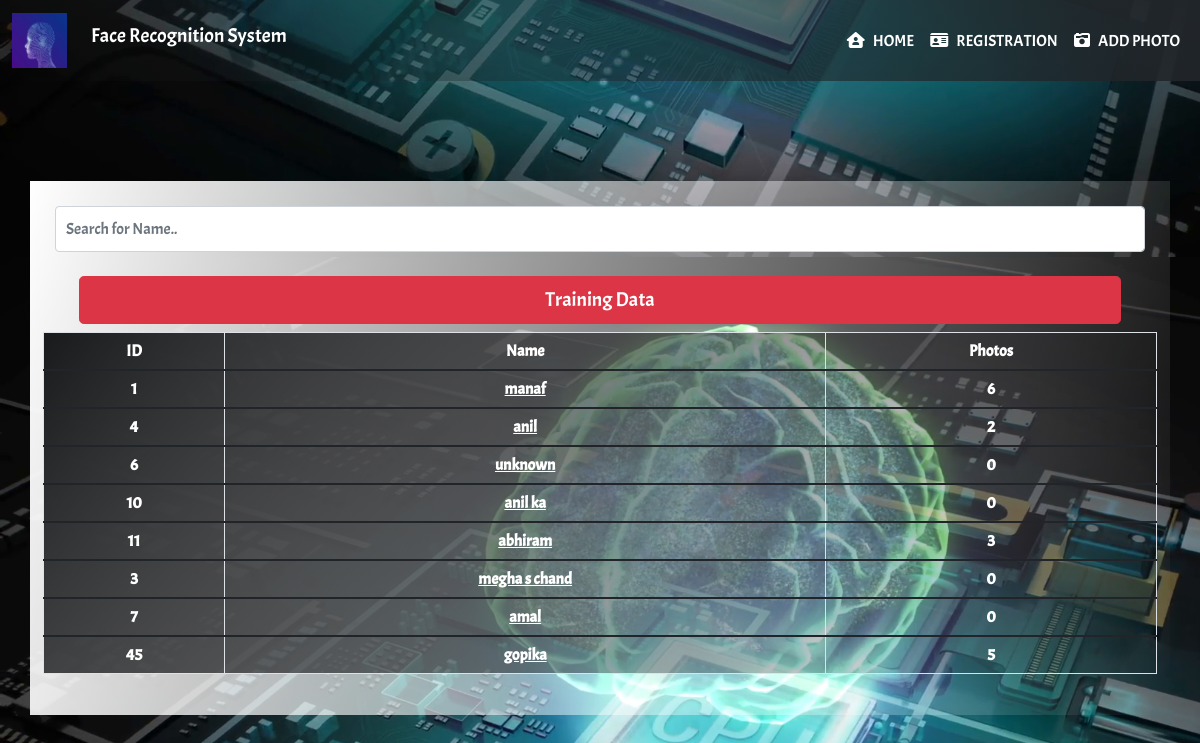
Screenshot of /add_photos with the database file from the repository.
### test_app/models.py (models this page shows, shortened)
class Employee(models.Model):
	id = models.CharField(primary_key=True, max_length=10)
	name = models.CharField(max_length=50)
	gender = models.CharField(max_length=50, choices=sex_choice,blank=True,null=True)
	photo = models.ImageField(upload_to='test_app/facerec/detected/', blank=True, null=True)
	def num_photos(self):
		try:
			DIR = f"test_app/facerec/dataset/{self.name}_{self.id}"
			img_count = len(os.listdir(DIR))
			return img_count
		except:
			return 0

### test_app/views.py (the view)
# urls.py: path('add_photos', views.add_photos, name='add_photos'),
def add_photos(request):
	emp_list = Employee.objects.all()
	return render(request, 'add_photos.html', {'emp_list': emp_list})

### templates/add_photos.html (shortened to what this page needs)
<html lang="en">
<head>
  <link href="https://cdn.jsdelivr.net/npm/bootstrap@5.1.3/dist/css/bootstrap.min.css" rel="stylesheet">
	 <link href="https://cdnjs.cloudflare.com/ajax/libs/font-awesome/6.1.1/css/all.min.css" rel="stylesheet">
	   <link href="https://cdnjs.cloudflare.com/ajax/libs/font-awesome/6.1.1/css/all.min.css" rel="stylesheet">
</head>
</head>
{% block content %}
<body style="background-image:url('static/img/slider2.png')">
<nav class="navbar navbar-expand-lg bg-dark navbar-dark">
  <div class="container-fluid">
    <a class="navbar-brand" href="#"><img src="static/img/logo.jpg" width="55px" height="55px"><span class="ms-4">Face Recognition System </span> </a>
    <div class="collapse navbar-collapse justify-content-end" id="collapsibleNavbar">
      <ul class="navbar-nav">
            <li class="nav-item">
          <a class="nav-link" href="{% url 'index' %}"><i class="fa fas fa-duotone fa-house-user"></i><span class="ms-2">HOME</span></a>
        </li>
            <li class="nav-item">
          <a class="nav-link" href="{% url 'registration' %}"><i class="fa fas fa-duotone fa-id-card"></i><span class="ms-2">REGISTRATION</span></a>
        </li>
        <li class="nav-item">
          <a class="nav-link" href="{% url 'add_photos' %}"><i class="fa fas fa-light fa-camera-retro"></i><span class="ms-2">ADD PHOTO</span></a>
        </li>
      </ul>
    </div>
  </div>
</nav>
<section>
	<div class="container" id="section-wapper">
		<div class="row">
			  <div class="col-xl-12 col-lg-12 col-md-12 col-sm-12">
				  <form method="post">
					    	      <input type="text" id="myInput" onkeyup="myFunction()" placeholder="Search for Name.." style="float: right;padding: 10px;" class="form-control">
				  </form>
			  </div>
		</div>
		<div class="row mt-4">
			  <div class="col-xl-12 col-lg-12 col-md-12 col-sm-12">
                        <div class="container">
  <div class="d-grid col-lg-12 col-md-12">
     <a href="{% url 'train_model' %}" class="btn btn-danger btn-lg ">Training Data</a>
  </div>
</div>
			  </div>
				     <table class="table table-responsive table-bordered mt-2 "  id="myTable">
						 <thead>
						      <tr>
							      <th class="text-center text-white">ID</th>
      	                          <th class="text-center text-white">Name</th>
								  <th class="text-center text-white">Photos</th>
							  </tr>
						 </thead>
						         	{% for emp in emp_list %}
						 <tbody class="text-center fw-bold">
						        <tr>
									<td class="text-center text-white">{{emp.id}}</td>
									<td class="text-center text-white"><a href="{% url 'capturing_photos' emp.id %}" class="text-white">{{emp.name}}</a></td>
									  <td class="text-center text-white">{{emp.num_photos}}</td>
								</tr>
						 </tbody>
                          {% endfor %}
					 </table>
		</div>
		</div>
</section>
{% endblock %}
</body>
</html>

### templates/add_photos.html (style rules this page uses)
body { font-family:acme; background:url('static/img/slider1.jpg'); background-size: cover; background-position-y: 257px; }
.navbar-dark .navbar-nav .nav-link { color:white; }
section { margin-top:100px; }
#section-wapper { background: linear-gradient(105deg, white, transparent); padding:25px; }
.navbar { position: relative; display: flex; flex-wrap: wrap; align-items: center; justify-content: space-between; padding-top: .5rem; padding-bottom: .5rem; background: linear-gradient(217deg, #212529, transparent) !important; }
.table { background: linear-gradient(127deg, #191a1c, transparent) !important; }

### rows the page displays
Employee: id "1", name "manaf", num_photos "6"
Employee: id "4", name "anil", num_photos "2"
Employee: id "6", name "unknown", num_photos "0"
Employee: id "10", name "anil ka", num_photos "0"
Employee: id "11", name "abhiram", num_photos "3"
Employee: id "3", name "megha s chand", num_photos "0"
Employee: id "7", name "amal", num_photos "0"
Employee: id "45", name "gopika", num_photos "5"
